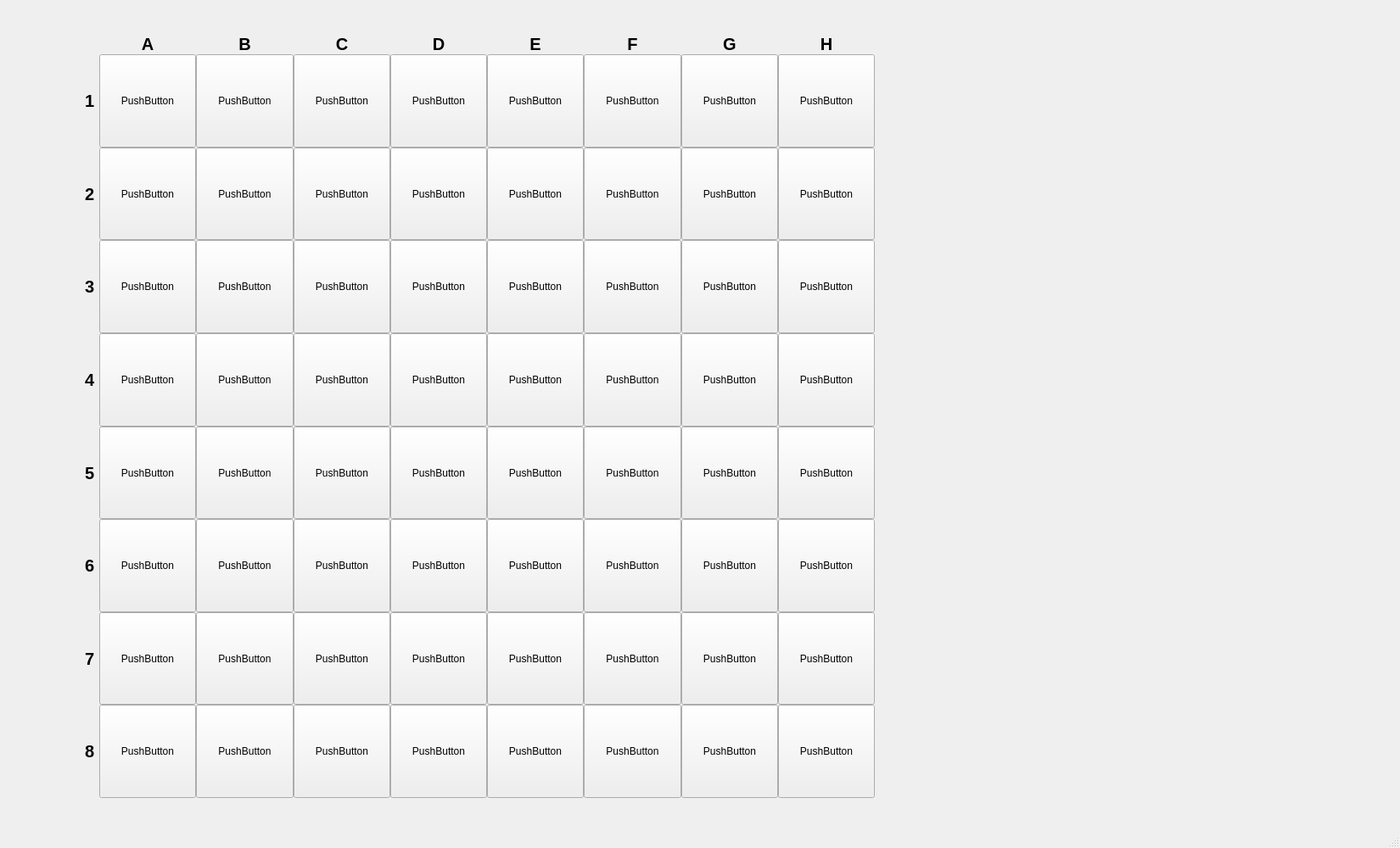
<?xml version="1.0" encoding="UTF-8"?>
<ui version="4.0">
 <class>MainWindow</class>
 <widget class="QMainWindow" name="MainWindow">
  <property name="enabled">
   <bool>true</bool>
  </property>
  <property name="geometry">
   <rect>
    <x>0</x>
    <y>0</y>
    <width>1650</width>
    <height>1000</height>
   </rect>
  </property>
  <property name="sizePolicy">
   <sizepolicy hsizetype="Fixed" vsizetype="Fixed">
    <horstretch>0</horstretch>
    <verstretch>0</verstretch>
   </sizepolicy>
  </property>
  <property name="windowTitle">
   <string>MainWindow</string>
  </property>
  <widget class="QWidget" name="centralwidget">
   <widget class="QWidget" name="gridLayoutWidget">
    <property name="geometry">
     <rect>
      <x>100</x>
      <y>40</y>
      <width>931</width>
      <height>901</height>
     </rect>
    </property>
    <layout class="QGridLayout" name="gridLayout">
     <property name="spacing">
      <number>0</number>
     </property>
     <item row="4" column="5">
      <widget class="QPushButton" name="pushButton_29">
       <property name="sizePolicy">
        <sizepolicy hsizetype="Expanding" vsizetype="Expanding">
         <horstretch>0</horstretch>
         <verstretch>0</verstretch>
        </sizepolicy>
       </property>
       <property name="text">
        <string>PushButton</string>
       </property>
      </widget>
     </item>
     <item row="8" column="4">
      <widget class="QPushButton" name="pushButton_60">
       <property name="sizePolicy">
        <sizepolicy hsizetype="Expanding" vsizetype="Expanding">
         <horstretch>0</horstretch>
         <verstretch>0</verstretch>
        </sizepolicy>
       </property>
       <property name="text">
        <string>PushButton</string>
       </property>
      </widget>
     </item>
     <item row="8" column="5">
      <widget class="QPushButton" name="pushButton_61">
       <property name="sizePolicy">
        <sizepolicy hsizetype="Expanding" vsizetype="Expanding">
         <horstretch>0</horstretch>
         <verstretch>0</verstretch>
        </sizepolicy>
       </property>
       <property name="text">
        <string>PushButton</string>
       </property>
      </widget>
     </item>
     <item row="6" column="4">
      <widget class="QPushButton" name="pushButton_44">
       <property name="sizePolicy">
        <sizepolicy hsizetype="Expanding" vsizetype="Expanding">
         <horstretch>0</horstretch>
         <verstretch>0</verstretch>
        </sizepolicy>
       </property>
       <property name="text">
        <string>PushButton</string>
       </property>
      </widget>
     </item>
     <item row="7" column="2">
      <widget class="QPushButton" name="pushButton_50">
       <property name="sizePolicy">
        <sizepolicy hsizetype="Expanding" vsizetype="Expanding">
         <horstretch>0</horstretch>
         <verstretch>0</verstretch>
        </sizepolicy>
       </property>
       <property name="text">
        <string>PushButton</string>
       </property>
      </widget>
     </item>
     <item row="8" column="6">
      <widget class="QPushButton" name="pushButton_62">
       <property name="sizePolicy">
        <sizepolicy hsizetype="Expanding" vsizetype="Expanding">
         <horstretch>0</horstretch>
         <verstretch>0</verstretch>
        </sizepolicy>
       </property>
       <property name="text">
        <string>PushButton</string>
       </property>
      </widget>
     </item>
     <item row="0" column="6">
      <widget class="QLabel" name="label_8">
       <property name="font">
        <font>
         <pointsize>15</pointsize>
         <bold>true</bold>
         <kerning>true</kerning>
        </font>
       </property>
       <property name="text">
        <string>F</string>
       </property>
       <property name="alignment">
        <set>Qt::AlignCenter</set>
       </property>
      </widget>
     </item>
     <item row="0" column="1">
      <widget class="QLabel" name="label">
       <property name="font">
        <font>
         <pointsize>15</pointsize>
         <bold>true</bold>
         <kerning>true</kerning>
        </font>
       </property>
       <property name="text">
        <string>A</string>
       </property>
       <property name="alignment">
        <set>Qt::AlignCenter</set>
       </property>
      </widget>
     </item>
     <item row="7" column="5">
      <widget class="QPushButton" name="pushButton_53">
       <property name="sizePolicy">
        <sizepolicy hsizetype="Expanding" vsizetype="Expanding">
         <horstretch>0</horstretch>
         <verstretch>0</verstretch>
        </sizepolicy>
       </property>
       <property name="text">
        <string>PushButton</string>
       </property>
      </widget>
     </item>
     <item row="1" column="9">
      <widget class="QPushButton" name="pushButton_8">
       <property name="sizePolicy">
        <sizepolicy hsizetype="Expanding" vsizetype="Expanding">
         <horstretch>0</horstretch>
         <verstretch>0</verstretch>
        </sizepolicy>
       </property>
       <property name="text">
        <string>PushButton</string>
       </property>
      </widget>
     </item>
     <item row="0" column="5">
      <widget class="QLabel" name="label_5">
       <property name="font">
        <font>
         <pointsize>15</pointsize>
         <bold>true</bold>
         <kerning>true</kerning>
        </font>
       </property>
       <property name="text">
        <string>E</string>
       </property>
       <property name="alignment">
        <set>Qt::AlignCenter</set>
       </property>
      </widget>
     </item>
     <item row="2" column="1">
      <widget class="QPushButton" name="pushButton_9">
       <property name="sizePolicy">
        <sizepolicy hsizetype="Expanding" vsizetype="Expanding">
         <horstretch>0</horstretch>
         <verstretch>0</verstretch>
        </sizepolicy>
       </property>
       <property name="text">
        <string>PushButton</string>
       </property>
      </widget>
     </item>
     <item row="2" column="8">
      <widget class="QPushButton" name="pushButton_15">
       <property name="sizePolicy">
        <sizepolicy hsizetype="Expanding" vsizetype="Expanding">
         <horstretch>0</horstretch>
         <verstretch>0</verstretch>
        </sizepolicy>
       </property>
       <property name="text">
        <string>PushButton</string>
       </property>
      </widget>
     </item>
     <item row="5" column="9">
      <widget class="QPushButton" name="pushButton_40">
       <property name="sizePolicy">
        <sizepolicy hsizetype="Expanding" vsizetype="Expanding">
         <horstretch>0</horstretch>
         <verstretch>0</verstretch>
        </sizepolicy>
       </property>
       <property name="text">
        <string>PushButton</string>
       </property>
      </widget>
     </item>
     <item row="0" column="4">
      <widget class="QLabel" name="label_4">
       <property name="font">
        <font>
         <pointsize>15</pointsize>
         <bold>true</bold>
         <kerning>true</kerning>
        </font>
       </property>
       <property name="text">
        <string>D</string>
       </property>
       <property name="alignment">
        <set>Qt::AlignCenter</set>
       </property>
      </widget>
     </item>
     <item row="3" column="9">
      <widget class="QPushButton" name="pushButton_24">
       <property name="sizePolicy">
        <sizepolicy hsizetype="Expanding" vsizetype="Expanding">
         <horstretch>0</horstretch>
         <verstretch>0</verstretch>
        </sizepolicy>
       </property>
       <property name="text">
        <string>PushButton</string>
       </property>
      </widget>
     </item>
     <item row="5" column="4">
      <widget class="QPushButton" name="pushButton_36">
       <property name="sizePolicy">
        <sizepolicy hsizetype="Expanding" vsizetype="Expanding">
         <horstretch>0</horstretch>
         <verstretch>0</verstretch>
        </sizepolicy>
       </property>
       <property name="text">
        <string>PushButton</string>
       </property>
      </widget>
     </item>
     <item row="7" column="8">
      <widget class="QPushButton" name="pushButton_55">
       <property name="sizePolicy">
        <sizepolicy hsizetype="Expanding" vsizetype="Expanding">
         <horstretch>0</horstretch>
         <verstretch>0</verstretch>
        </sizepolicy>
       </property>
       <property name="text">
        <string>PushButton</string>
       </property>
      </widget>
     </item>
     <item row="3" column="2">
      <widget class="QPushButton" name="pushButton_18">
       <property name="sizePolicy">
        <sizepolicy hsizetype="Expanding" vsizetype="Expanding">
         <horstretch>0</horstretch>
         <verstretch>0</verstretch>
        </sizepolicy>
       </property>
       <property name="text">
        <string>PushButton</string>
       </property>
      </widget>
     </item>
     <item row="6" column="2">
      <widget class="QPushButton" name="pushButton_42">
       <property name="sizePolicy">
        <sizepolicy hsizetype="Expanding" vsizetype="Expanding">
         <horstretch>0</horstretch>
         <verstretch>0</verstretch>
        </sizepolicy>
       </property>
       <property name="text">
        <string>PushButton</string>
       </property>
      </widget>
     </item>
     <item row="3" column="5">
      <widget class="QPushButton" name="pushButton_21">
       <property name="sizePolicy">
        <sizepolicy hsizetype="Expanding" vsizetype="Expanding">
         <horstretch>0</horstretch>
         <verstretch>0</verstretch>
        </sizepolicy>
       </property>
       <property name="text">
        <string>PushButton</string>
       </property>
      </widget>
     </item>
     <item row="5" column="1">
      <widget class="QPushButton" name="pushButton_33">
       <property name="sizePolicy">
        <sizepolicy hsizetype="Expanding" vsizetype="Expanding">
         <horstretch>0</horstretch>
         <verstretch>0</verstretch>
        </sizepolicy>
       </property>
       <property name="text">
        <string>PushButton</string>
       </property>
      </widget>
     </item>
     <item row="4" column="1">
      <widget class="QPushButton" name="pushButton_25">
       <property name="sizePolicy">
        <sizepolicy hsizetype="Expanding" vsizetype="Expanding">
         <horstretch>0</horstretch>
         <verstretch>0</verstretch>
        </sizepolicy>
       </property>
       <property name="text">
        <string>PushButton</string>
       </property>
      </widget>
     </item>
     <item row="8" column="3">
      <widget class="QPushButton" name="pushButton_59">
       <property name="sizePolicy">
        <sizepolicy hsizetype="Expanding" vsizetype="Expanding">
         <horstretch>0</horstretch>
         <verstretch>0</verstretch>
        </sizepolicy>
       </property>
       <property name="text">
        <string>PushButton</string>
       </property>
      </widget>
     </item>
     <item row="5" column="5">
      <widget class="QPushButton" name="pushButton_37">
       <property name="sizePolicy">
        <sizepolicy hsizetype="Expanding" vsizetype="Expanding">
         <horstretch>0</horstretch>
         <verstretch>0</verstretch>
        </sizepolicy>
       </property>
       <property name="text">
        <string>PushButton</string>
       </property>
      </widget>
     </item>
     <item row="8" column="1">
      <widget class="QPushButton" name="pushButton_57">
       <property name="sizePolicy">
        <sizepolicy hsizetype="Expanding" vsizetype="Expanding">
         <horstretch>0</horstretch>
         <verstretch>0</verstretch>
        </sizepolicy>
       </property>
       <property name="text">
        <string>PushButton</string>
       </property>
      </widget>
     </item>
     <item row="3" column="6">
      <widget class="QPushButton" name="pushButton_22">
       <property name="sizePolicy">
        <sizepolicy hsizetype="Expanding" vsizetype="Expanding">
         <horstretch>0</horstretch>
         <verstretch>0</verstretch>
        </sizepolicy>
       </property>
       <property name="text">
        <string>PushButton</string>
       </property>
      </widget>
     </item>
     <item row="2" column="9">
      <widget class="QPushButton" name="pushButton_16">
       <property name="sizePolicy">
        <sizepolicy hsizetype="Expanding" vsizetype="Expanding">
         <horstretch>0</horstretch>
         <verstretch>0</verstretch>
        </sizepolicy>
       </property>
       <property name="text">
        <string>PushButton</string>
       </property>
      </widget>
     </item>
     <item row="1" column="8">
      <widget class="QPushButton" name="pushButton_7">
       <property name="sizePolicy">
        <sizepolicy hsizetype="Expanding" vsizetype="Expanding">
         <horstretch>0</horstretch>
         <verstretch>0</verstretch>
        </sizepolicy>
       </property>
       <property name="text">
        <string>PushButton</string>
       </property>
      </widget>
     </item>
     <item row="1" column="5">
      <widget class="QPushButton" name="pushButton_5">
       <property name="sizePolicy">
        <sizepolicy hsizetype="Expanding" vsizetype="Expanding">
         <horstretch>0</horstretch>
         <verstretch>0</verstretch>
        </sizepolicy>
       </property>
       <property name="text">
        <string>PushButton</string>
       </property>
      </widget>
     </item>
     <item row="6" column="1">
      <widget class="QPushButton" name="pushButton_41">
       <property name="sizePolicy">
        <sizepolicy hsizetype="Expanding" vsizetype="Expanding">
         <horstretch>0</horstretch>
         <verstretch>0</verstretch>
        </sizepolicy>
       </property>
       <property name="text">
        <string>PushButton</string>
       </property>
      </widget>
     </item>
     <item row="6" column="3">
      <widget class="QPushButton" name="pushButton_43">
       <property name="sizePolicy">
        <sizepolicy hsizetype="Expanding" vsizetype="Expanding">
         <horstretch>0</horstretch>
         <verstretch>0</verstretch>
        </sizepolicy>
       </property>
       <property name="text">
        <string>PushButton</string>
       </property>
      </widget>
     </item>
     <item row="8" column="8">
      <widget class="QPushButton" name="pushButton_63">
       <property name="sizePolicy">
        <sizepolicy hsizetype="Expanding" vsizetype="Expanding">
         <horstretch>0</horstretch>
         <verstretch>0</verstretch>
        </sizepolicy>
       </property>
       <property name="text">
        <string>PushButton</string>
       </property>
      </widget>
     </item>
     <item row="6" column="8">
      <widget class="QPushButton" name="pushButton_47">
       <property name="sizePolicy">
        <sizepolicy hsizetype="Expanding" vsizetype="Expanding">
         <horstretch>0</horstretch>
         <verstretch>0</verstretch>
        </sizepolicy>
       </property>
       <property name="text">
        <string>PushButton</string>
       </property>
      </widget>
     </item>
     <item row="4" column="2">
      <widget class="QPushButton" name="pushButton_26">
       <property name="sizePolicy">
        <sizepolicy hsizetype="Expanding" vsizetype="Expanding">
         <horstretch>0</horstretch>
         <verstretch>0</verstretch>
        </sizepolicy>
       </property>
       <property name="text">
        <string>PushButton</string>
       </property>
      </widget>
     </item>
     <item row="7" column="9">
      <widget class="QPushButton" name="pushButton_56">
       <property name="sizePolicy">
        <sizepolicy hsizetype="Expanding" vsizetype="Expanding">
         <horstretch>0</horstretch>
         <verstretch>0</verstretch>
        </sizepolicy>
       </property>
       <property name="text">
        <string>PushButton</string>
       </property>
      </widget>
     </item>
     <item row="2" column="2">
      <widget class="QPushButton" name="pushButton_10">
       <property name="sizePolicy">
        <sizepolicy hsizetype="Expanding" vsizetype="Expanding">
         <horstretch>0</horstretch>
         <verstretch>0</verstretch>
        </sizepolicy>
       </property>
       <property name="text">
        <string>PushButton</string>
       </property>
      </widget>
     </item>
     <item row="5" column="6">
      <widget class="QPushButton" name="pushButton_38">
       <property name="sizePolicy">
        <sizepolicy hsizetype="Expanding" vsizetype="Expanding">
         <horstretch>0</horstretch>
         <verstretch>0</verstretch>
        </sizepolicy>
       </property>
       <property name="text">
        <string>PushButton</string>
       </property>
      </widget>
     </item>
     <item row="1" column="3">
      <widget class="QPushButton" name="pushButton_3">
       <property name="sizePolicy">
        <sizepolicy hsizetype="Expanding" vsizetype="Expanding">
         <horstretch>0</horstretch>
         <verstretch>0</verstretch>
        </sizepolicy>
       </property>
       <property name="text">
        <string>PushButton</string>
       </property>
      </widget>
     </item>
     <item row="4" column="9">
      <widget class="QPushButton" name="pushButton_32">
       <property name="sizePolicy">
        <sizepolicy hsizetype="Expanding" vsizetype="Expanding">
         <horstretch>0</horstretch>
         <verstretch>0</verstretch>
        </sizepolicy>
       </property>
       <property name="text">
        <string>PushButton</string>
       </property>
      </widget>
     </item>
     <item row="6" column="6">
      <widget class="QPushButton" name="pushButton_46">
       <property name="sizePolicy">
        <sizepolicy hsizetype="Expanding" vsizetype="Expanding">
         <horstretch>0</horstretch>
         <verstretch>0</verstretch>
        </sizepolicy>
       </property>
       <property name="text">
        <string>PushButton</string>
       </property>
      </widget>
     </item>
     <item row="8" column="9">
      <widget class="QPushButton" name="pushButton_64">
       <property name="sizePolicy">
        <sizepolicy hsizetype="Expanding" vsizetype="Expanding">
         <horstretch>0</horstretch>
         <verstretch>0</verstretch>
        </sizepolicy>
       </property>
       <property name="text">
        <string>PushButton</string>
       </property>
      </widget>
     </item>
     <item row="2" column="4">
      <widget class="QPushButton" name="pushButton_12">
       <property name="sizePolicy">
        <sizepolicy hsizetype="Expanding" vsizetype="Expanding">
         <horstretch>0</horstretch>
         <verstretch>0</verstretch>
        </sizepolicy>
       </property>
       <property name="text">
        <string>PushButton</string>
       </property>
      </widget>
     </item>
     <item row="7" column="1">
      <widget class="QPushButton" name="pushButton_49">
       <property name="sizePolicy">
        <sizepolicy hsizetype="Expanding" vsizetype="Expanding">
         <horstretch>0</horstretch>
         <verstretch>0</verstretch>
        </sizepolicy>
       </property>
       <property name="text">
        <string>PushButton</string>
       </property>
      </widget>
     </item>
     <item row="1" column="4">
      <widget class="QPushButton" name="pushButton_4">
       <property name="sizePolicy">
        <sizepolicy hsizetype="Expanding" vsizetype="Expanding">
         <horstretch>0</horstretch>
         <verstretch>0</verstretch>
        </sizepolicy>
       </property>
       <property name="text">
        <string>PushButton</string>
       </property>
      </widget>
     </item>
     <item row="5" column="2">
      <widget class="QPushButton" name="pushButton_34">
       <property name="sizePolicy">
        <sizepolicy hsizetype="Expanding" vsizetype="Expanding">
         <horstretch>0</horstretch>
         <verstretch>0</verstretch>
        </sizepolicy>
       </property>
       <property name="text">
        <string>PushButton</string>
       </property>
      </widget>
     </item>
     <item row="1" column="1">
      <widget class="QPushButton" name="pushButton_1">
       <property name="sizePolicy">
        <sizepolicy hsizetype="Expanding" vsizetype="Expanding">
         <horstretch>0</horstretch>
         <verstretch>0</verstretch>
        </sizepolicy>
       </property>
       <property name="text">
        <string>PushButton</string>
       </property>
      </widget>
     </item>
     <item row="5" column="3">
      <widget class="QPushButton" name="pushButton_35">
       <property name="sizePolicy">
        <sizepolicy hsizetype="Expanding" vsizetype="Expanding">
         <horstretch>0</horstretch>
         <verstretch>0</verstretch>
        </sizepolicy>
       </property>
       <property name="text">
        <string>PushButton</string>
       </property>
      </widget>
     </item>
     <item row="4" column="6">
      <widget class="QPushButton" name="pushButton_30">
       <property name="sizePolicy">
        <sizepolicy hsizetype="Expanding" vsizetype="Expanding">
         <horstretch>0</horstretch>
         <verstretch>0</verstretch>
        </sizepolicy>
       </property>
       <property name="text">
        <string>PushButton</string>
       </property>
      </widget>
     </item>
     <item row="1" column="6">
      <widget class="QPushButton" name="pushButton_6">
       <property name="sizePolicy">
        <sizepolicy hsizetype="Expanding" vsizetype="Expanding">
         <horstretch>0</horstretch>
         <verstretch>0</verstretch>
        </sizepolicy>
       </property>
       <property name="text">
        <string>PushButton</string>
       </property>
      </widget>
     </item>
     <item row="6" column="5">
      <widget class="QPushButton" name="pushButton_45">
       <property name="sizePolicy">
        <sizepolicy hsizetype="Expanding" vsizetype="Expanding">
         <horstretch>0</horstretch>
         <verstretch>0</verstretch>
        </sizepolicy>
       </property>
       <property name="text">
        <string>PushButton</string>
       </property>
      </widget>
     </item>
     <item row="1" column="2">
      <widget class="QPushButton" name="pushButton_2">
       <property name="sizePolicy">
        <sizepolicy hsizetype="Expanding" vsizetype="Expanding">
         <horstretch>0</horstretch>
         <verstretch>0</verstretch>
        </sizepolicy>
       </property>
       <property name="text">
        <string>PushButton</string>
       </property>
      </widget>
     </item>
     <item row="8" column="2">
      <widget class="QPushButton" name="pushButton_58">
       <property name="sizePolicy">
        <sizepolicy hsizetype="Expanding" vsizetype="Expanding">
         <horstretch>0</horstretch>
         <verstretch>0</verstretch>
        </sizepolicy>
       </property>
       <property name="text">
        <string>PushButton</string>
       </property>
      </widget>
     </item>
     <item row="6" column="9">
      <widget class="QPushButton" name="pushButton_48">
       <property name="sizePolicy">
        <sizepolicy hsizetype="Expanding" vsizetype="Expanding">
         <horstretch>0</horstretch>
         <verstretch>0</verstretch>
        </sizepolicy>
       </property>
       <property name="text">
        <string>PushButton</string>
       </property>
      </widget>
     </item>
     <item row="3" column="3">
      <widget class="QPushButton" name="pushButton_19">
       <property name="sizePolicy">
        <sizepolicy hsizetype="Expanding" vsizetype="Expanding">
         <horstretch>0</horstretch>
         <verstretch>0</verstretch>
        </sizepolicy>
       </property>
       <property name="text">
        <string>PushButton</string>
       </property>
      </widget>
     </item>
     <item row="4" column="4">
      <widget class="QPushButton" name="pushButton_28">
       <property name="sizePolicy">
        <sizepolicy hsizetype="Expanding" vsizetype="Expanding">
         <horstretch>0</horstretch>
         <verstretch>0</verstretch>
        </sizepolicy>
       </property>
       <property name="text">
        <string>PushButton</string>
       </property>
      </widget>
     </item>
     <item row="5" column="8">
      <widget class="QPushButton" name="pushButton_39">
       <property name="sizePolicy">
        <sizepolicy hsizetype="Expanding" vsizetype="Expanding">
         <horstretch>0</horstretch>
         <verstretch>0</verstretch>
        </sizepolicy>
       </property>
       <property name="text">
        <string>PushButton</string>
       </property>
      </widget>
     </item>
     <item row="4" column="8">
      <widget class="QPushButton" name="pushButton_31">
       <property name="sizePolicy">
        <sizepolicy hsizetype="Expanding" vsizetype="Expanding">
         <horstretch>0</horstretch>
         <verstretch>0</verstretch>
        </sizepolicy>
       </property>
       <property name="text">
        <string>PushButton</string>
       </property>
      </widget>
     </item>
     <item row="2" column="3">
      <widget class="QPushButton" name="pushButton_11">
       <property name="sizePolicy">
        <sizepolicy hsizetype="Expanding" vsizetype="Expanding">
         <horstretch>0</horstretch>
         <verstretch>0</verstretch>
        </sizepolicy>
       </property>
       <property name="text">
        <string>PushButton</string>
       </property>
      </widget>
     </item>
     <item row="0" column="9">
      <widget class="QLabel" name="label_10">
       <property name="font">
        <font>
         <pointsize>15</pointsize>
         <bold>true</bold>
         <kerning>true</kerning>
        </font>
       </property>
       <property name="text">
        <string>H</string>
       </property>
       <property name="alignment">
        <set>Qt::AlignCenter</set>
       </property>
      </widget>
     </item>
     <item row="2" column="5">
      <widget class="QPushButton" name="pushButton_13">
       <property name="sizePolicy">
        <sizepolicy hsizetype="Expanding" vsizetype="Expanding">
         <horstretch>0</horstretch>
         <verstretch>0</verstretch>
        </sizepolicy>
       </property>
       <property name="text">
        <string>PushButton</string>
       </property>
      </widget>
     </item>
     <item row="3" column="4">
      <widget class="QPushButton" name="pushButton_20">
       <property name="sizePolicy">
        <sizepolicy hsizetype="Expanding" vsizetype="Expanding">
         <horstretch>0</horstretch>
         <verstretch>0</verstretch>
        </sizepolicy>
       </property>
       <property name="text">
        <string>PushButton</string>
       </property>
      </widget>
     </item>
     <item row="0" column="3">
      <widget class="QLabel" name="label_3">
       <property name="font">
        <font>
         <pointsize>15</pointsize>
         <bold>true</bold>
         <kerning>true</kerning>
        </font>
       </property>
       <property name="text">
        <string>C</string>
       </property>
       <property name="alignment">
        <set>Qt::AlignCenter</set>
       </property>
      </widget>
     </item>
     <item row="7" column="6">
      <widget class="QPushButton" name="pushButton_54">
       <property name="sizePolicy">
        <sizepolicy hsizetype="Expanding" vsizetype="Expanding">
         <horstretch>0</horstretch>
         <verstretch>0</verstretch>
        </sizepolicy>
       </property>
       <property name="text">
        <string>PushButton</string>
       </property>
      </widget>
     </item>
     <item row="4" column="3">
      <widget class="QPushButton" name="pushButton_27">
       <property name="sizePolicy">
        <sizepolicy hsizetype="Expanding" vsizetype="Expanding">
         <horstretch>0</horstretch>
         <verstretch>0</verstretch>
        </sizepolicy>
       </property>
       <property name="text">
        <string>PushButton</string>
       </property>
      </widget>
     </item>
     <item row="7" column="4">
      <widget class="QPushButton" name="pushButton_52">
       <property name="sizePolicy">
        <sizepolicy hsizetype="Expanding" vsizetype="Expanding">
         <horstretch>0</horstretch>
         <verstretch>0</verstretch>
        </sizepolicy>
       </property>
       <property name="text">
        <string>PushButton</string>
       </property>
      </widget>
     </item>
     <item row="3" column="8">
      <widget class="QPushButton" name="pushButton_23">
       <property name="sizePolicy">
        <sizepolicy hsizetype="Expanding" vsizetype="Expanding">
         <horstretch>0</horstretch>
         <verstretch>0</verstretch>
        </sizepolicy>
       </property>
       <property name="text">
        <string>PushButton</string>
       </property>
      </widget>
     </item>
     <item row="7" column="3">
      <widget class="QPushButton" name="pushButton_51">
       <property name="sizePolicy">
        <sizepolicy hsizetype="Expanding" vsizetype="Expanding">
         <horstretch>0</horstretch>
         <verstretch>0</verstretch>
        </sizepolicy>
       </property>
       <property name="text">
        <string>PushButton</string>
       </property>
      </widget>
     </item>
     <item row="0" column="8">
      <widget class="QLabel" name="label_9">
       <property name="font">
        <font>
         <pointsize>15</pointsize>
         <bold>true</bold>
         <kerning>true</kerning>
        </font>
       </property>
       <property name="text">
        <string>G</string>
       </property>
       <property name="alignment">
        <set>Qt::AlignCenter</set>
       </property>
      </widget>
     </item>
     <item row="3" column="1">
      <widget class="QPushButton" name="pushButton_17">
       <property name="sizePolicy">
        <sizepolicy hsizetype="Expanding" vsizetype="Expanding">
         <horstretch>0</horstretch>
         <verstretch>0</verstretch>
        </sizepolicy>
       </property>
       <property name="text">
        <string>PushButton</string>
       </property>
      </widget>
     </item>
     <item row="0" column="2">
      <widget class="QLabel" name="label_2">
       <property name="font">
        <font>
         <pointsize>15</pointsize>
         <bold>true</bold>
         <kerning>true</kerning>
        </font>
       </property>
       <property name="text">
        <string>B</string>
       </property>
       <property name="alignment">
        <set>Qt::AlignCenter</set>
       </property>
      </widget>
     </item>
     <item row="2" column="6">
      <widget class="QPushButton" name="pushButton_14">
       <property name="sizePolicy">
        <sizepolicy hsizetype="Expanding" vsizetype="Expanding">
         <horstretch>0</horstretch>
         <verstretch>0</verstretch>
        </sizepolicy>
       </property>
       <property name="text">
        <string>PushButton</string>
       </property>
      </widget>
     </item>
     <item row="1" column="0">
      <widget class="QLabel" name="label_23">
       <property name="sizePolicy">
        <sizepolicy hsizetype="Minimum" vsizetype="Preferred">
         <horstretch>0</horstretch>
         <verstretch>0</verstretch>
        </sizepolicy>
       </property>
       <property name="minimumSize">
        <size>
         <width>12</width>
         <height>0</height>
        </size>
       </property>
       <property name="font">
        <font>
         <pointsize>15</pointsize>
         <bold>true</bold>
         <kerning>true</kerning>
        </font>
       </property>
       <property name="text">
        <string>1 </string>
       </property>
       <property name="alignment">
        <set>Qt::AlignCenter</set>
       </property>
      </widget>
     </item>
     <item row="2" column="0">
      <widget class="QLabel" name="label_24">
       <property name="sizePolicy">
        <sizepolicy hsizetype="Minimum" vsizetype="Preferred">
         <horstretch>0</horstretch>
         <verstretch>0</verstretch>
        </sizepolicy>
       </property>
       <property name="minimumSize">
        <size>
         <width>12</width>
         <height>0</height>
        </size>
       </property>
       <property name="font">
        <font>
         <pointsize>15</pointsize>
         <bold>true</bold>
         <kerning>true</kerning>
        </font>
       </property>
       <property name="text">
        <string>2 </string>
       </property>
       <property name="alignment">
        <set>Qt::AlignCenter</set>
       </property>
      </widget>
     </item>
     <item row="3" column="0">
      <widget class="QLabel" name="label_25">
       <property name="sizePolicy">
        <sizepolicy hsizetype="Minimum" vsizetype="Preferred">
         <horstretch>0</horstretch>
         <verstretch>0</verstretch>
        </sizepolicy>
       </property>
       <property name="minimumSize">
        <size>
         <width>12</width>
         <height>0</height>
        </size>
       </property>
       <property name="font">
        <font>
         <pointsize>15</pointsize>
         <bold>true</bold>
         <kerning>true</kerning>
        </font>
       </property>
       <property name="text">
        <string>3 </string>
       </property>
       <property name="alignment">
        <set>Qt::AlignCenter</set>
       </property>
      </widget>
     </item>
     <item row="4" column="0">
      <widget class="QLabel" name="label_26">
       <property name="sizePolicy">
        <sizepolicy hsizetype="Minimum" vsizetype="Preferred">
         <horstretch>0</horstretch>
         <verstretch>0</verstretch>
        </sizepolicy>
       </property>
       <property name="minimumSize">
        <size>
         <width>12</width>
         <height>0</height>
        </size>
       </property>
       <property name="font">
        <font>
         <pointsize>15</pointsize>
         <bold>true</bold>
         <kerning>true</kerning>
        </font>
       </property>
       <property name="text">
        <string>4 </string>
       </property>
       <property name="alignment">
        <set>Qt::AlignCenter</set>
       </property>
      </widget>
     </item>
     <item row="5" column="0">
      <widget class="QLabel" name="label_27">
       <property name="sizePolicy">
        <sizepolicy hsizetype="Minimum" vsizetype="Preferred">
         <horstretch>0</horstretch>
         <verstretch>0</verstretch>
        </sizepolicy>
       </property>
       <property name="minimumSize">
        <size>
         <width>12</width>
         <height>0</height>
        </size>
       </property>
       <property name="font">
        <font>
         <pointsize>15</pointsize>
         <bold>true</bold>
         <kerning>true</kerning>
        </font>
       </property>
       <property name="text">
        <string>5 </string>
       </property>
       <property name="alignment">
        <set>Qt::AlignCenter</set>
       </property>
      </widget>
     </item>
     <item row="6" column="0">
      <widget class="QLabel" name="label_28">
       <property name="sizePolicy">
        <sizepolicy hsizetype="Minimum" vsizetype="Preferred">
         <horstretch>0</horstretch>
         <verstretch>0</verstretch>
        </sizepolicy>
       </property>
       <property name="minimumSize">
        <size>
         <width>12</width>
         <height>0</height>
        </size>
       </property>
       <property name="font">
        <font>
         <pointsize>15</pointsize>
         <bold>true</bold>
         <kerning>true</kerning>
        </font>
       </property>
       <property name="text">
        <string>6 </string>
       </property>
       <property name="alignment">
        <set>Qt::AlignCenter</set>
       </property>
      </widget>
     </item>
     <item row="7" column="0">
      <widget class="QLabel" name="label_29">
       <property name="sizePolicy">
        <sizepolicy hsizetype="Minimum" vsizetype="Preferred">
         <horstretch>0</horstretch>
         <verstretch>0</verstretch>
        </sizepolicy>
       </property>
       <property name="minimumSize">
        <size>
         <width>12</width>
         <height>0</height>
        </size>
       </property>
       <property name="font">
        <font>
         <pointsize>15</pointsize>
         <bold>true</bold>
         <kerning>true</kerning>
        </font>
       </property>
       <property name="text">
        <string>7 </string>
       </property>
       <property name="alignment">
        <set>Qt::AlignCenter</set>
       </property>
      </widget>
     </item>
     <item row="8" column="0">
      <widget class="QLabel" name="label_30">
       <property name="sizePolicy">
        <sizepolicy hsizetype="Minimum" vsizetype="Preferred">
         <horstretch>0</horstretch>
         <verstretch>0</verstretch>
        </sizepolicy>
       </property>
       <property name="minimumSize">
        <size>
         <width>12</width>
         <height>0</height>
        </size>
       </property>
       <property name="font">
        <font>
         <pointsize>15</pointsize>
         <bold>true</bold>
         <kerning>true</kerning>
        </font>
       </property>
       <property name="text">
        <string>8 </string>
       </property>
       <property name="alignment">
        <set>Qt::AlignCenter</set>
       </property>
      </widget>
     </item>
    </layout>
   </widget>
  </widget>
  <widget class="QMenuBar" name="menubar">
   <property name="geometry">
    <rect>
     <x>0</x>
     <y>0</y>
     <width>1650</width>
     <height>21</height>
    </rect>
   </property>
  </widget>
  <widget class="QStatusBar" name="statusbar"/>
 </widget>
 <resources/>
 <connections/>
</ui>
